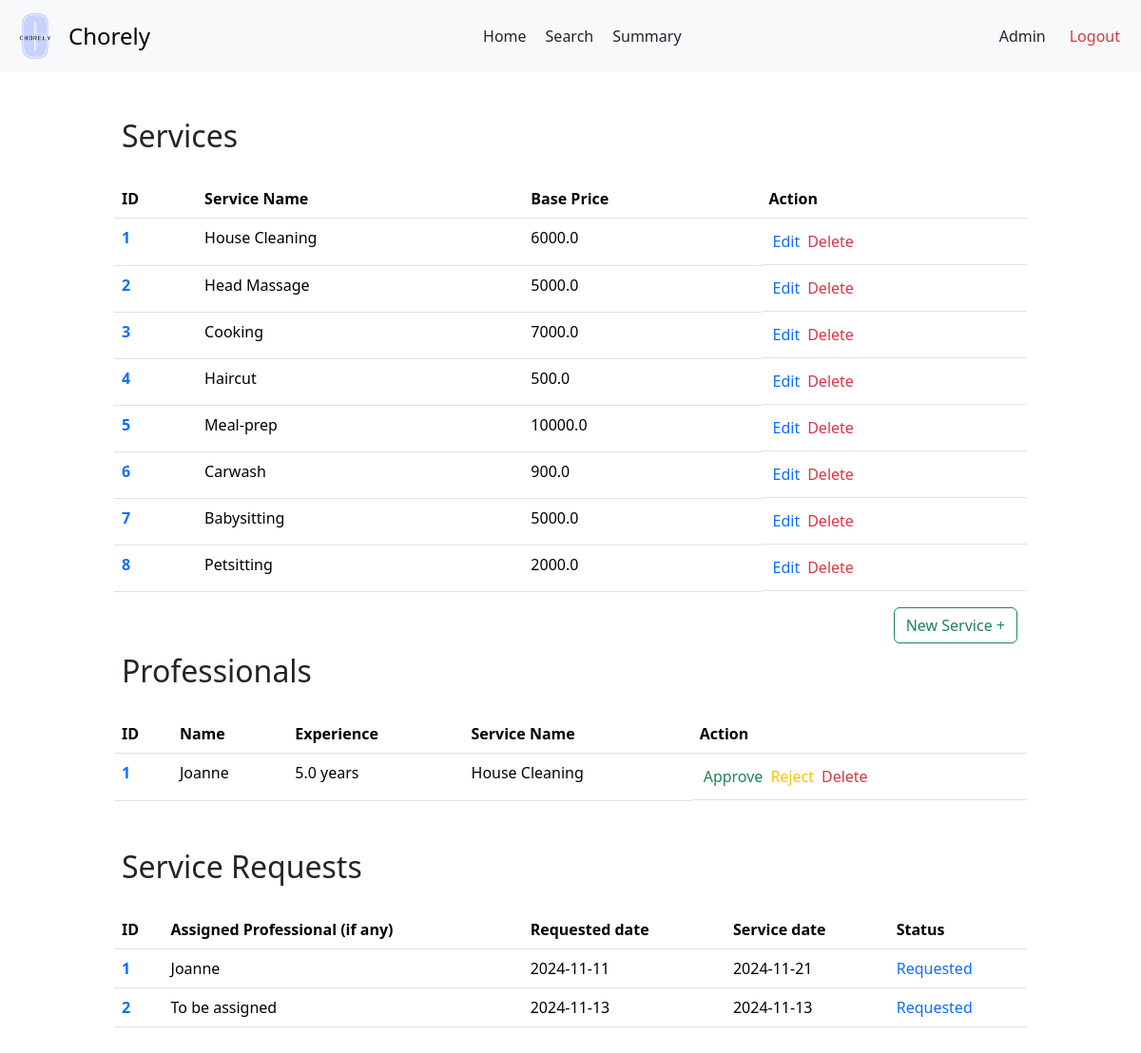
/admin, run on an earlier commit of the app's database.
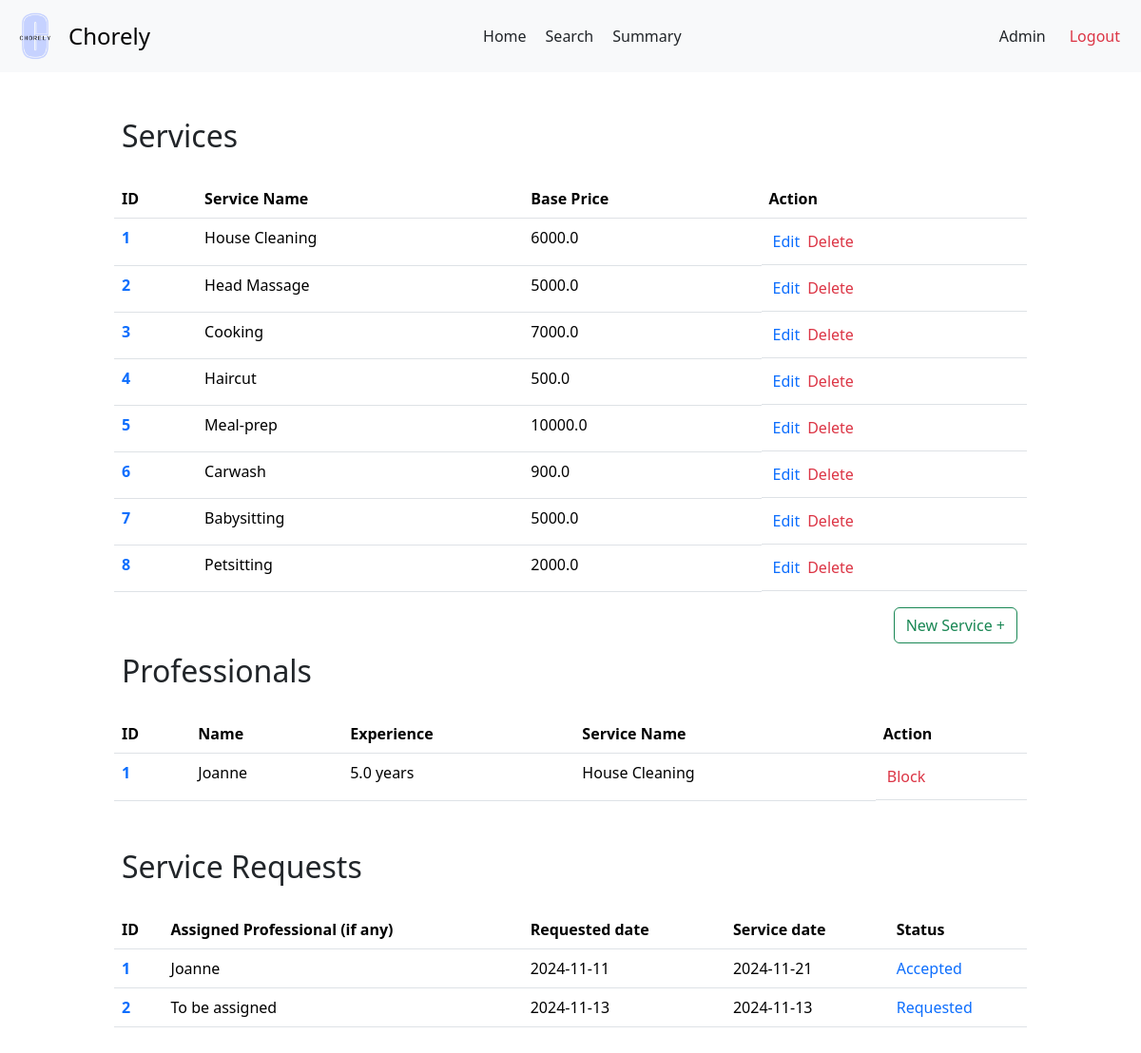
And on a later commit of the database.
### backend/models.py (models this page shows)
class Services(db.Model):
    __tablename__ = 'Services'
    service_id = db.Column(db.Integer, primary_key=True, autoincrement=True)
    name = db.Column(db.String, nullable=False)
    description = db.Column(db.String)
    base_price = db.Column(db.Float, nullable=False)
    time_required = db.Column(db.Integer)
    category = db.Column(db.String)
    service_professionals = db.relationship('ServiceProfessionals', backref='service')
    service_requests = db.relationship('ServiceRequests', backref='service')

class ServiceProfessionals(db.Model):
    __tablename__ = 'ServiceProfessionals'
    professional_id = db.Column(db.Integer, primary_key=True, autoincrement=True)
    user_id = db.Column(db.Integer, db.ForeignKey('Users.user_id'), unique=True, nullable=False)
    service_id = db.Column(db.Integer, db.ForeignKey('Services.service_id'), nullable=False)
    experience_years = db.Column(db.Integer)
    profile_verified = db.Column(db.Boolean, default=False)
    name = db.Column(db.String, nullable = False)
    phone = db.Column(db.String)
    address = db.Column(db.String)
    pin_code = db.Column(db.String)
    service_requests = db.relationship('ServiceRequests', backref='professional')

class ServiceRequests(db.Model):
    __tablename__ = 'ServiceRequests'
    request_id = db.Column(db.Integer, primary_key=True, autoincrement=True)
    service_id = db.Column(db.Integer, db.ForeignKey('Services.service_id'), nullable=False)
    customer_id = db.Column(db.Integer, db.ForeignKey('Customers.customer_id'), nullable=False)
    professional_id = db.Column(db.Integer, db.ForeignKey('ServiceProfessionals.professional_id'))
    requested_service_date = db.Column(db.Date, default=date.today())
    date_of_request = db.Column(db.Date, default=date.today())
    date_of_completion = db.Column(db.Date)
    service_status = db.Column(db.String, default='requested')
    additional_requests = db.Column(db.String)
    remarks = db.Column(db.String)
    rating = db.Column(db.Float)

### backend/adminController.py (the view)
@app.route('/admin')
def admin_dash():
  services = Services.query.all()
  professionals = ServiceProfessionals.query.all()
  service_requests = ServiceRequests.query.all()
  return render_template('admin-dash.html', services = services, professionals = professionals, service_requests = service_requests)

### templates/admin-dash.html (shortened to what this page needs)
<!DOCTYPE html>
<html lang="en">
<head>
  <link href="https://cdn.jsdelivr.net/npm/bootstrap@5.3.3/dist/css/bootstrap.min.css" rel="stylesheet">
  <link rel="stylesheet" href="{{ url_for('static', filename = 'prof-dash.css')}}">
  <link rel="stylesheet" href="{{ url_for('static', filename = 'navbar.css')}}">
</head>
<body>
  <nav class="navbar bg-body-tertiary">
    <div class="container-fluid">
      <a class="navbar-brand d-flex align-items-center" href="#" style="text-decoration: none;">
        <img src="{{ url_for('static', filename = 'logo.png')}}" alt="Chorely Logo" width="50" height="50" id="logo">
        <span style="font-size: 1.5rem;">Chorely</span>
      </a>
      <div style="display: flex;">
        <a class="nav-link active" aria-current="page" href="#">Home</a>
        <a class="nav-link" href="#">Search</a>
        <a class="nav-link" href="#">Summary</a>
      </div>
      <div class="d-flex text text-end">
        <a class="nav-link" href="#">Admin</a>
        <a class="nav-link text-danger" href="/userlogin">Logout</a>
      </div>
    </div>
  </nav>
  <div id="main">
    <div id="canvas">
      <br>
      <h2 class="headings">Services</h2><br>
      {% if services|length==0 %}
        <div class="text text-center">
          <h5 class="headings">There are no created services</h5>
        </div>
      {% else %}
        <div>
          <table class="table">
            <thead>
              <tr>
                <th scope="col">ID</th>
                <th scope="col">Service Name</th>
                <th scope="col">Base Price</th>
                <th scope="col">Action</th>
              </tr>
            </thead>
            <tbody>
              {% for service in services %}
                <tr>
                  <th scope="row"> <a href="/admin/view/service/{{ service.service_id }}" class="text"> {{ loop.index }}</a></th>
                  <td>{{service.name}}</td>
                  <td>{{ service.base_price }}</td>
                  <td class="d-flex"><a href="/admin/service/edit/{{ service.service_id }}" class="nav-link text-primary accept-btn" >Edit</a><a href="#" class="nav-link text-danger reject-btn">Delete</a> </td>
                </tr>
              {% endfor %}
            </tbody>
          </table>
        </div>
      {% endif %}
      <div class="text text-end">
        <a href="/service/create"><button class="btn btn-outline-success">New Service +</button></a>
      </div>
      <h2 class="headings">Professionals</h2><br>
      {% if professionals|length ==0 %}
        <div class="text text-center mt-3 mb-3">
          <h5 class="headings">No Registered Professionals</h5>
        </div>
      {% else %}
        <div>
          <table class="table">
            <thead>
              <tr>
                <th scope="col">ID</th>
                <th scope="col">Name</th>
                <th scope="col">Experience</th>
                <th scope="col">Service Name</th>
                <th scope="col">Action</th>
              </tr>
            </thead>
            <tbody>
              {% for pro in professionals %}
                <tr>
                  <th scope="row"> <a href="/admin/view/pro/{{ pro.professional_id }}" class="text text-primary"> {{ loop.index }}</a></th>
                  <td>{{pro.name}}</td>
                  <td>{{pro.experience_years}} years</td>
                  {% for service in services %}
                    {% if service.service_id == pro.service_id %}
                      <td>{{ service.name }}</td>
                    {% endif %}
                  {% endfor %}
                  {% if pro.user.is_blocked %}
                    <td class="d-flex"><a href="#" class="nav-link text-info reject-btn">Unblock</a></td>
                  {% else %}
                    {% if not pro.profile_verified %}
                      <td class="d-flex"><a href="/admin/approve/prof/{{ pro.professional_id }}" class="nav-link text-success accept-btn">Approve</a> <a href="#" class="nav-link text-warning reject-btn"> Reject</a><a href="#" class="nav-link text-danger reject-btn">Delete</a></td>
                    {% else %}
                      <td class="d-flex"><a href="#" class="nav-link text-danger reject-btn">Block</a></td>
                    {% endif %}
                  {% endif %}
                </tr>
              {% endfor %}
            </tbody>
          </table>
        </div>
      {% endif %}
      <br>
      <h2 class="headings">Service Requests</h2><br>
      {% if service_requests|length ==0 %}
        <div class="text text-center mt-3 mb-3">
          <h5 class="headings">No Requests have been made</h5>
        </div>
      {% else %}
      <div>
        <table class="table">
          <thead>
            <tr>
              <th scope="col">ID</th>
              <th scope="col">Assigned Professional (if any)</th>
              <th scope="col">Requested date</th>
              <th scope="col">Service date</th>
              <th scope="col">Status</th>
            </tr>
          </thead>
          <tbody>
            {% for request in service_requests %}
              <tr>
                <th scope="row"> <a href="/admin/view/request/{{ request.request_id }}" class="text text-primary"> {{ loop.index }}</a></th>
                <td>{{ request.professional.name or 'To be assigned' }}</td>
                <td>{{ request.date_of_request }}</td>
                <td>{{ request.requested_service_date }}</td>
                <td class="text text-primary">{{ request.service_status | title }}</td>
              </tr>
            {% endfor %}
          </tbody>
        </table>
      </div>
      {% endif %}
</body>
</html>

### static/prof-dash.css (style rules this page uses)
* { margin: 0px; }
#main, #canvas { margin-top: 90px; border: 2px none black; }
#canvas { width: 80%; margin: auto; height: max-content; padding-bottom: 100px; }
.headings { margin: 3px; padding-left: 5px; margin-top: 10px; }
table a { text-decoration: none; }
td a { margin: 4px; }

### static/navbar.css (style rules this page uses)
#logo { object-fit: contain ; margin-right: 10px; filter: brightness(1.1) contrast(1.1) saturate(1.2); filter: contrast(100%); }
.text-end { margin-right: 10px; }
.navbar { position: fixed; background-color: white; top: 0; left: 0; right: 0; height: max-content; z-index: 1000; }

What changed in the data, as far as the page shows it:
changed ServiceProfessionals "Joanne": profile_verified "Approve Reject Delete" → "Block"
changed ServiceRequests "Joanne": service_status "Requested" → "Accepted"
